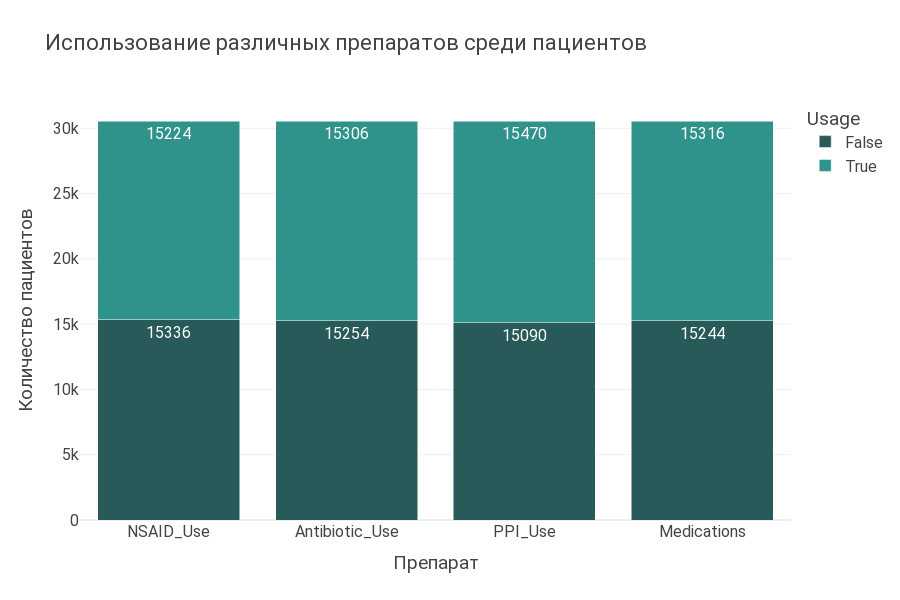

The code cell stored with this chart in its notebook:
### Code cell
# 6.5. Гистограмма использования медицинских препаратов среди пациентов
meds = ["NSAID_Use", "Antibiotic_Use", "PPI_Use", "Medications"]

med_counts = pd.DataFrame()
for med in meds:
    counts = df[med].value_counts().reset_index()
    counts.columns = ["Usage", "Count"]
    counts["Medication"] = med
    med_counts = pd.concat([med_counts, counts], axis=0)

# Строим многослойную гистограмму
fig = px.bar(
    med_counts,
    x="Medication",
    y="Count",
    color="Usage",
    template="custom",
    color_discrete_sequence=[main_palette[0], main_palette[1]],
    title="Использование различных препаратов среди пациентов",
    text="Count"
)

fig.update_layout(
    barmode="stack",
    height=600,
    font=dict(family="Roboto", size=16),
    xaxis_title="Препарат",
    yaxis_title="Количество пациентов"
)

fig.show()

### Figure 1 — Plotly figure (JSON) as saved in the notebook; plotly's stock layout.template omitted (floating-point values rounded to 4 significant figures)
{"data": [{"hovertemplate": "Usage=False<br>Medication=%{x}<br>Count=%{text}<extra></extra>", "legendgroup": "False", "marker": {"color": "#275A58", "pattern": {"shape": ""}}, "name": "False", "orientation": "v", "showlegend": true, "text": [15340.0, 15250.0, 15090.0, 15240.0], "textposition": "auto", "type": "bar", "x": ["NSAID_Use", "Antibiotic_Use", "PPI_Use", "Medications"], "xaxis": "x", "y": [15336, 15254, 15090, 15244], "yaxis": "y"}, {"hovertemplate": "Usage=True<br>Medication=%{x}<br>Count=%{text}<extra></extra>", "legendgroup": "True", "marker": {"color": "#30938B", "pattern": {"shape": ""}}, "name": "True", "orientation": "v", "showlegend": true, "text": [15220.0, 15310.0, 15470.0, 15320.0], "textposition": "auto", "type": "bar", "x": ["NSAID_Use", "Antibiotic_Use", "PPI_Use", "Medications"], "xaxis": "x", "y": [15224, 15306, 15470, 15316], "yaxis": "y"}], "layout": {"barmode": "stack", "font": {"family": "Roboto", "size": 16}, "height": 600, "legend": {"title": {"text": "Usage"}, "tracegroupgap": 0}, "title": {"text": "Использование различных препаратов среди пациентов"}, "xaxis": {"anchor": "y", "domain": [0, 1], "title": {"text": "Препарат"}}, "yaxis": {"anchor": "x", "domain": [0, 1], "title": {"text": "Количество пациентов"}}}}
